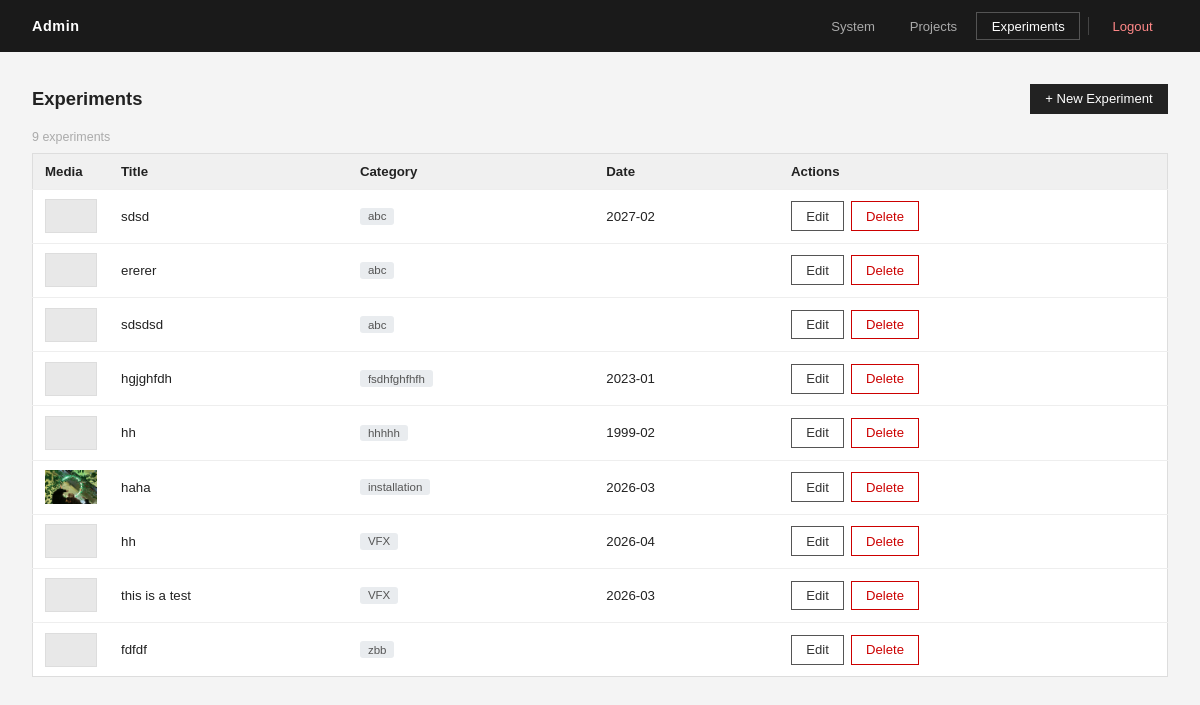
The page /admin/dashboard.php?tab=experiments (signed in) on the database as committed earlier.
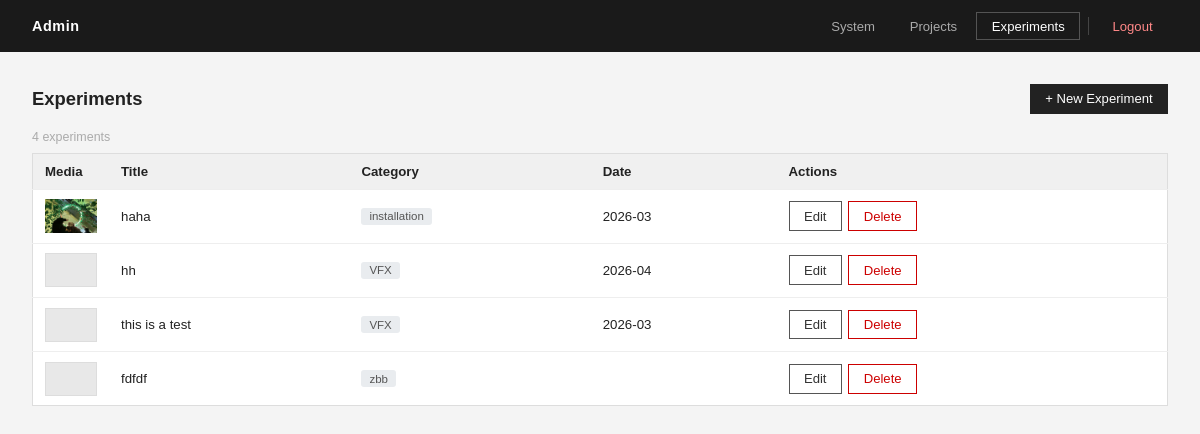
The same page on the database as committed later.
### tables this page shows
CREATE TABLE experiments (
            id         INTEGER PRIMARY KEY AUTOINCREMENT,
            title      TEXT    NOT NULL,
            category   TEXT,
            date       TEXT,
            sort_order INTEGER DEFAULT 0,
            created_at TEXT,
            updated_at TEXT
        , description TEXT, video_url TEXT);

### src/experiment-model.php (called while the page is built, shortened)
<?php
require_once __DIR__ . '/media.php';
function get_all_experiments(): array {
    $db = get_db();
    return $db->query("SELECT * FROM experiments ORDER BY category COLLATE NOCASE ASC, date DESC")
              ->fetchAll(PDO::FETCH_ASSOC);
}
function list_experiment_media(int $id): array {
    return _list_media_files(get_experiment_media_path((string) $id));
}

### src/media.php (called while the page is built, shortened)
<?php
function get_experiment_media_path(string $slug): string {
    return UPLOADS_ROOT . '/experiments/' . $slug;
}
function _list_media_files(string $path): array {
    if (!is_dir($path)) return [];
    $files = [];
    $items = array_diff(scandir($path), ['.', '..']);
    foreach ($items as $item) {
        $full = "$path/$item";
        $rel = '/uploads' . substr($full, strlen(UPLOADS_ROOT));
        $rel = str_replace('\\', '/', $rel);
        $files[] = [
            'name' => $item,
            'url'  => $rel,
            'ext'  => strtolower(pathinfo($item, PATHINFO_EXTENSION)),
            'size' => filesize($full),
            'path' => $full,
        ];
    }
    return $files;
}

### public/admin/dashboard.php (the view, shortened to what the changed rows need)
<?php
require_once __DIR__ . '/../../src/experiment-model.php';
$tab = $_GET['tab'] ?? 'system';
$required_columns = [
    'year'         => 'TEXT',
    'subtitle'     => 'TEXT',
    'category'     => 'TEXT',
    'skillset'     => 'TEXT',
    'material'     => 'TEXT',
    'exhibition'   => 'TEXT',
    'location'     => 'TEXT',
    'sections'     => 'TEXT',
    'cover_image'  => 'TEXT',
    'video_url'    => 'TEXT',
    'is_published' => 'INTEGER DEFAULT 1',
    'created_at'   => 'TEXT',
    'updated_at'   => 'TEXT',
    'edit_count'   => 'INTEGER DEFAULT 0',
    'sort_order'   => 'INTEGER DEFAULT 0',
];
$migration_results = [];
$migration_ran     = false;
$db_path      = get_db_path();
$db_dir       = dirname($db_path);
$db_exists    = file_exists($db_path);
$db_readable  = $db_exists && is_readable($db_path);
$db_writable  = $db_exists && is_writable($db_path);
$dir_writable = is_writable($db_dir);
$write_test_ok  = false;
$write_test_err = '';
$tmp = $db_dir . '/_write_test_' . time() . '.tmp';
try {
    $r = file_put_contents($tmp, 'test');
    if ($r !== false) { $write_test_ok = true; unlink($tmp); }
    else { $write_test_err = 'file_put_contents returned false'; }
} catch (Throwable $e) { $write_test_err = $e->getMessage(); }
$sqlite_write_ok  = false;
$sqlite_write_err = '';
if ($db_exists) {
    try {
        $sqlite_write_ok = true;
    } catch (Throwable $e) { $sqlite_write_err = $e->getMessage(); }
}
$col_names = [];
if ($db_exists) {
    try {
        $db = get_db();
        $all_columns = $db->query("PRAGMA table_info(projects)")->fetchAll(PDO::FETCH_ASSOC);
        $col_names   = array_column($all_columns, 'name');
    } catch (Throwable $e) {}
}
$needs_migration = !empty(array_diff(array_keys($required_columns), $col_names));
$sys_healthy = $db_exists && $db_readable && $db_writable && $dir_writable && $sqlite_write_ok && !$needs_migration;
$all_experiments = ($tab === 'experiments') ? get_all_experiments() : [];
?>
<!DOCTYPE html>
<html lang="en">
<head>
</head>
<body>
<div class="page">
<?php  if ($tab === 'system'): ?>
<div class="status-bar">
    <div class="dot <?= $sys_healthy ? 'dot-ok' : ($needs_migration ? 'dot-warn' : 'dot-err') ?>"></div>
    <span style="font-size:0.9rem">
        <?php if ($sys_healthy): ?>
            <span class="ok">All systems operational</span>
        <?php elseif (!$sqlite_write_ok): ?>
            <span class="err">Database is read-only — create, edit, delete will fail</span>
        <?php elseif ($needs_migration): ?>
            <span class="warn">Schema out of date — run migration below</span>
        <?php else: ?>
            <span class="err">Issues detected — see details below</span>
        <?php endif; ?>
    </span>
</div>
<div class="sys-grid">
    <div class="sys-card">
        <h2>Database</h2>
        <div class="sys-row"><span class="sys-key">Path</span><span style="font-size:0.75rem;color:#888;word-break:break-all;text-align:right;max-width:240px"><?= htmlspecialchars(basename($db_path)) ?></span></div>
        <div class="sys-row"><span class="sys-key">Exists</span>   <span><?= $db_exists   ? '<span class="ok">YES</span>' : '<span class="err">NO</span>' ?></span></div>
        <div class="sys-row"><span class="sys-key">Readable</span> <span><?= $db_readable  ? '<span class="ok">YES</span>' : '<span class="err">NO</span>' ?></span></div>
        <div class="sys-row"><span class="sys-key">Writable</span> <span><?= $db_writable  ? '<span class="ok">YES</span>' : '<span class="err">NO</span>' ?></span></div>
        <div class="sys-row"><span class="sys-key">Dir writable</span><span><?= $dir_writable ? '<span class="ok">YES</span>' : '<span class="err">NO</span>' ?></span></div>
    </div>
    <div class="sys-card">
        <h2>Write Tests</h2>
        <div class="sys-row">
            <span class="sys-key">Directory write</span>
            <span><?= $write_test_ok   ? '<span class="ok">PASSED</span>' : '<span class="err">FAILED</span>' ?></span>
        </div>
        <div class="sys-row">
            <span class="sys-key">SQLite write</span>
            <span><?= $sqlite_write_ok ? '<span class="ok">PASSED</span>' : '<span class="err">FAILED</span>' ?></span>
        </div>
        <?php if (!$write_test_ok):    ?><div class="sys-row"><span class="sys-key" style="color:#c00">Error</span><span style="font-size:0.75rem;color:#c00"><?= htmlspecialchars($write_test_err)   ?></span></div><?php endif; ?>
        <?php if (!$sqlite_write_ok):  ?><div class="sys-row"><span class="sys-key" style="color:#c00">Error</span><span style="font-size:0.75rem;color:#c00"><?= htmlspecialchars($sqlite_write_err) ?></span></div><?php endif; ?>
    </div>
    <div class="sys-card" style="grid-column: 1 / -1">
        <h2>Schema — projects table (<?= count($col_names) ?> columns present)</h2>
        <table class="col-table">
            <tr>
                <?php
                $chunks = array_chunk(array_keys($required_columns), (int)ceil(count($required_columns)/2));
                foreach ($chunks as $chunk): ?>
                <td style="vertical-align:top;width:50%;padding-right:1rem">
                    <?php foreach ($chunk as $col): ?>
                    <div class="sys-row">
                        <span class="sys-key"><?= htmlspecialchars($col) ?></span>
                        <?php if (in_array($col, $col_names, true)): ?>
                            <span class="col-ok">present</span>
                        <?php else: ?>
                            <span class="col-missing">MISSING</span>
                        <?php endif; ?>
                    </div>
                    <?php endforeach; ?>
                </td>
                <?php endforeach; ?>
            </tr>
        </table>
    </div>
</div>
<div class="sys-migrate-card">
    <h2 style="font-size:0.7rem;text-transform:uppercase;letter-spacing:.08em;color:#888;margin-bottom:0.9rem;padding-bottom:0.4rem;border-bottom:1px solid #eee">Schema Migration</h2>
    <?php if ($migration_ran): ?>
    <table class="col-table" style="margin-bottom:1rem">
        <?php foreach ($migration_results as $r): ?>
        <tr>
            <td style="width:60px">
                <?php if ($r['status']==='added'): ?><span class="m-added">added</span>
                <?php elseif ($r['status']==='skip'): ?><span class="m-skip">skip</span>
                <?php else: ?><span class="m-error">error</span><?php endif; ?>
            </td>
            <td><?= htmlspecialchars($r['col']) ?> <span style="color:#bbb;font-size:0.75rem">(<?= htmlspecialchars($r['def']) ?>)</span></td>
        </tr>
        <?php endforeach; ?>
    </table>
    <?php endif; ?>
    <form method="POST">
        <input type="hidden" name="action" value="migrate">
        <button type="submit" class="migrate-btn">Run Migration</button>
    </form>
</div>
<?php  elseif ($tab === 'experiments'): ?>
<div class="section-head">
    <h1>Experiments</h1>
    <div class="section-head-right">
    </div>
</div>
<?php if (empty($all_experiments)): ?>
    <p style="color:#888;font-size:0.9rem">No experiments yet.</p>
<?php else: ?>
    <p style="font-size:0.78rem;color:#aaa;margin-bottom:0.6rem"><?= count($all_experiments) ?> experiments</p>
    <table>
        <thead>
            <tr>
                <th style="width:64px">Media</th>
                <th>Title</th>
                <th>Category</th>
                <th>Date</th>
                <th>Actions</th>
            </tr>
        </thead>
        <tbody>
            <?php foreach ($all_experiments as $e):
                $media = list_experiment_media((int)$e['id']);
                $thumb = null;
                foreach ($media as $f) {
                    if (in_array($f['ext'], ['jpg','jpeg','png','webp','gif'])) { $thumb = $f; break; }
                }
            ?>
            <tr>
                <td>
                    <?php if ($thumb): ?>
                        <img class="thumb" src="<?= htmlspecialchars($thumb['url']) ?>" alt="">
                    <?php else: ?>
                        <div class="thumb-placeholder"></div>
                    <?php endif; ?>
                </td>
                <td><?= htmlspecialchars($e['title']) ?></td>
                <td><span class="cat-badge"><?= htmlspecialchars($e['category'] ?? '—') ?></span></td>
                <td><?= htmlspecialchars($e['date'] ?? '—') ?></td>
                <td>
                    <div class="actions">
                        <a href="/admin/experiment-edit.php?id=<?= (int)$e['id'] ?>" class="btn">Edit</a>
                        <a href="/admin/experiment-delete.php?id=<?= (int)$e['id'] ?>" class="btn btn-danger">Delete</a>
                    </div>
                </td>
            </tr>
            <?php endforeach; ?>
        </tbody>
    </table>
<?php endif; ?>
<?php endif; ?>
</div>
</body>
</html>

Rows that differ between the two databases and show on the page:
removed experiments: title "sdsd", category "abc", date "2027-02"
removed experiments: title "ererer", category "abc"
removed experiments: title "sdsdsd", category "abc"
removed experiments: title "hgjghfdh", category "fsdhfghfhfh", date "2023-01"
removed experiments: title "hh", category "hhhhh", date "1999-02"
Other text that changed with them:
count($all_experiments): "9" → "4"
